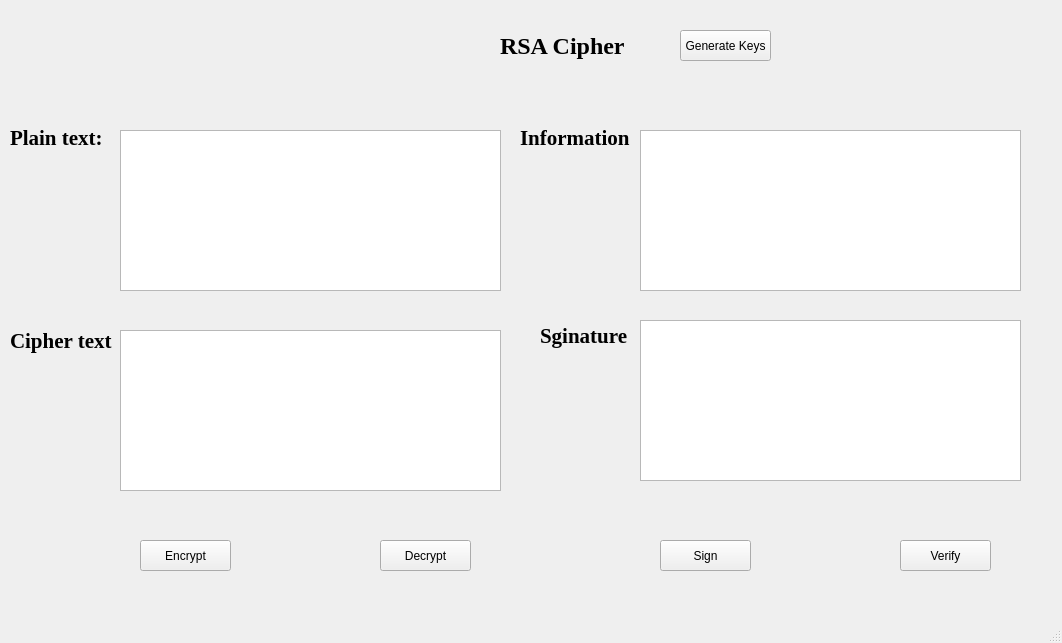
<?xml version="1.0" encoding="UTF-8"?>
<ui version="4.0">
 <class>MainWindow</class>
 <widget class="QMainWindow" name="MainWindow">
  <property name="geometry">
   <rect>
    <x>0</x>
    <y>0</y>
    <width>1062</width>
    <height>643</height>
   </rect>
  </property>
  <property name="windowTitle">
   <string>MainWindow</string>
  </property>
  <widget class="QWidget" name="centralwidget">
   <widget class="QLabel" name="label_2">
    <property name="geometry">
     <rect>
      <x>500</x>
      <y>20</y>
      <width>141</width>
      <height>51</height>
     </rect>
    </property>
    <property name="font">
     <font>
      <family>Times New Roman</family>
      <pointsize>18</pointsize>
      <weight>75</weight>
      <bold>true</bold>
     </font>
    </property>
    <property name="text">
     <string>RSA Cipher</string>
    </property>
   </widget>
   <widget class="QLabel" name="label_3">
    <property name="geometry">
     <rect>
      <x>10</x>
      <y>130</y>
      <width>111</width>
      <height>16</height>
     </rect>
    </property>
    <property name="font">
     <font>
      <family>Times New Roman</family>
      <pointsize>16</pointsize>
      <weight>75</weight>
      <bold>true</bold>
     </font>
    </property>
    <property name="text">
     <string>Plain text:</string>
    </property>
   </widget>
   <widget class="QPlainTextEdit" name="plainTextEdit">
    <property name="geometry">
     <rect>
      <x>120</x>
      <y>130</y>
      <width>381</width>
      <height>161</height>
     </rect>
    </property>
   </widget>
   <widget class="QLabel" name="label_4">
    <property name="geometry">
     <rect>
      <x>10</x>
      <y>320</y>
      <width>111</width>
      <height>41</height>
     </rect>
    </property>
    <property name="font">
     <font>
      <family>Times New Roman</family>
      <pointsize>16</pointsize>
      <weight>75</weight>
      <bold>true</bold>
     </font>
    </property>
    <property name="text">
     <string>Cipher text</string>
    </property>
   </widget>
   <widget class="QPlainTextEdit" name="plainTextEdit_3">
    <property name="geometry">
     <rect>
      <x>640</x>
      <y>130</y>
      <width>381</width>
      <height>161</height>
     </rect>
    </property>
   </widget>
   <widget class="QPlainTextEdit" name="plainTextEdit_2">
    <property name="geometry">
     <rect>
      <x>120</x>
      <y>330</y>
      <width>381</width>
      <height>161</height>
     </rect>
    </property>
   </widget>
   <widget class="QPlainTextEdit" name="plainTextEdit_4">
    <property name="geometry">
     <rect>
      <x>640</x>
      <y>320</y>
      <width>381</width>
      <height>161</height>
     </rect>
    </property>
   </widget>
   <widget class="QLabel" name="label_5">
    <property name="geometry">
     <rect>
      <x>520</x>
      <y>130</y>
      <width>111</width>
      <height>16</height>
     </rect>
    </property>
    <property name="font">
     <font>
      <family>Times New Roman</family>
      <pointsize>16</pointsize>
      <weight>75</weight>
      <bold>true</bold>
     </font>
    </property>
    <property name="text">
     <string>Information</string>
    </property>
   </widget>
   <widget class="QLabel" name="label_6">
    <property name="geometry">
     <rect>
      <x>540</x>
      <y>320</y>
      <width>111</width>
      <height>31</height>
     </rect>
    </property>
    <property name="font">
     <font>
      <family>Times New Roman</family>
      <pointsize>16</pointsize>
      <weight>75</weight>
      <bold>true</bold>
     </font>
    </property>
    <property name="text">
     <string>Sginature</string>
    </property>
   </widget>
   <widget class="QPushButton" name="btn_E">
    <property name="geometry">
     <rect>
      <x>140</x>
      <y>540</y>
      <width>91</width>
      <height>31</height>
     </rect>
    </property>
    <property name="text">
     <string>Encrypt</string>
    </property>
   </widget>
   <widget class="QPushButton" name="btn_D">
    <property name="geometry">
     <rect>
      <x>380</x>
      <y>540</y>
      <width>91</width>
      <height>31</height>
     </rect>
    </property>
    <property name="text">
     <string>Decrypt</string>
    </property>
   </widget>
   <widget class="QPushButton" name="btn_S">
    <property name="geometry">
     <rect>
      <x>660</x>
      <y>540</y>
      <width>91</width>
      <height>31</height>
     </rect>
    </property>
    <property name="text">
     <string>Sign</string>
    </property>
   </widget>
   <widget class="QPushButton" name="btn_V">
    <property name="geometry">
     <rect>
      <x>900</x>
      <y>540</y>
      <width>91</width>
      <height>31</height>
     </rect>
    </property>
    <property name="text">
     <string>Verify</string>
    </property>
   </widget>
   <widget class="QPushButton" name="btn_Ge">
    <property name="geometry">
     <rect>
      <x>680</x>
      <y>30</y>
      <width>91</width>
      <height>31</height>
     </rect>
    </property>
    <property name="text">
     <string>Generate Keys</string>
    </property>
   </widget>
  </widget>
  <widget class="QMenuBar" name="menubar">
   <property name="geometry">
    <rect>
     <x>0</x>
     <y>0</y>
     <width>1062</width>
     <height>21</height>
    </rect>
   </property>
  </widget>
  <widget class="QStatusBar" name="statusbar"/>
 </widget>
 <resources/>
 <connections/>
</ui>
